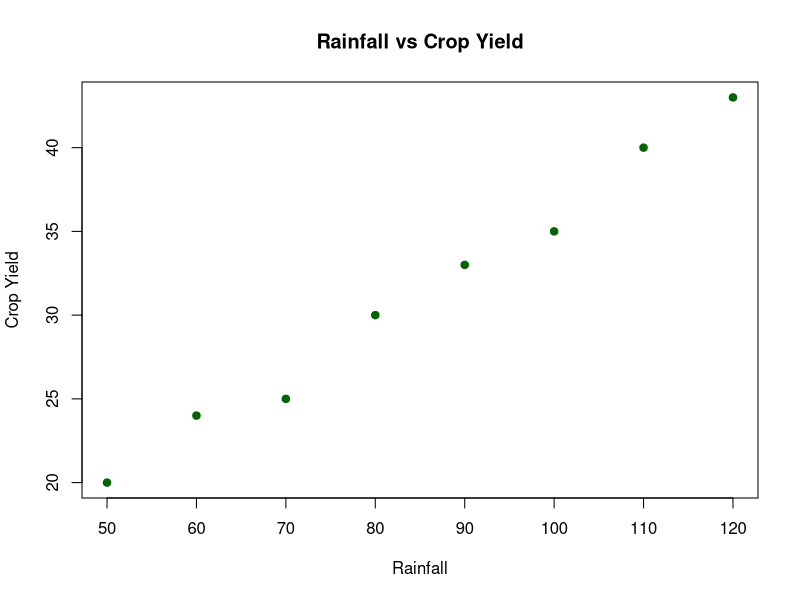

Here is the R script that generated this plot:

# Q18: Rainfall and Crop Yield

Rainfall <- c(50, 60, 70, 80, 90,
              100, 110, 120)

CropYield <- c(20, 24, 25, 30, 33,
               35, 40, 43)

cat("Covariance:", cov(Rainfall, CropYield), "\n")

correlation <- cor(Rainfall, CropYield,
                   method = "pearson")

cat("Pearson Correlation:", correlation, "\n")

plot(Rainfall, CropYield,
     main = "Rainfall vs Crop Yield",
     xlab = "Rainfall",
     ylab = "Crop Yield",
     pch = 19, col = "darkgreen")
